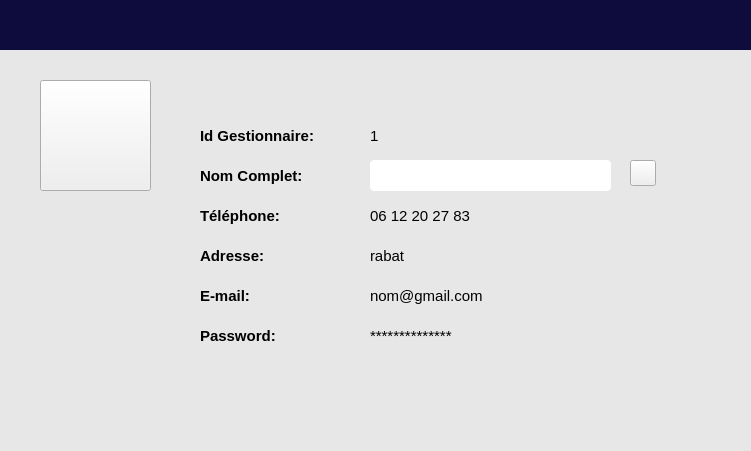
<?xml version="1.0" encoding="UTF-8"?>
<ui version="4.0">
 <class>Form</class>
 <widget class="QWidget" name="Form">
  <property name="geometry">
   <rect>
    <x>0</x>
    <y>0</y>
    <width>751</width>
    <height>451</height>
   </rect>
  </property>
  <property name="windowTitle">
   <string>Form</string>
  </property>
  <widget class="QLabel" name="label_2">
   <property name="geometry">
    <rect>
     <x>0</x>
     <y>0</y>
     <width>751</width>
     <height>51</height>
    </rect>
   </property>
   <property name="styleSheet">
    <string notr="true">background-color:rgb(13,12,60)</string>
   </property>
   <property name="text">
    <string/>
   </property>
  </widget>
  <widget class="QLabel" name="nmtextfield">
   <property name="geometry">
    <rect>
     <x>0</x>
     <y>50</y>
     <width>751</width>
     <height>451</height>
    </rect>
   </property>
   <property name="styleSheet">
    <string notr="true">background-color:rgb(231, 231, 231)</string>
   </property>
   <property name="text">
    <string/>
   </property>
  </widget>
  <widget class="QPushButton" name="pushButton">
   <property name="geometry">
    <rect>
     <x>40</x>
     <y>80</y>
     <width>111</width>
     <height>111</height>
    </rect>
   </property>
   <property name="autoFillBackground">
    <bool>false</bool>
   </property>
   <property name="styleSheet">
    <string notr="true">background-image:url(:/newPrefix/icons8-personne-homme-100.png);
background-color:url(icons8-personne-homme-40.png);
background-repeat: no-repeat;</string>
   </property>
   <property name="text">
    <string/>
   </property>
  </widget>
  <widget class="QLabel" name="label_11">
   <property name="geometry">
    <rect>
     <x>200</x>
     <y>280</y>
     <width>101</width>
     <height>31</height>
    </rect>
   </property>
   <property name="font">
    <font>
     <pointsize>11</pointsize>
     <weight>75</weight>
     <bold>true</bold>
    </font>
   </property>
   <property name="text">
    <string>E-mail:</string>
   </property>
  </widget>
  <widget class="QLabel" name="label_12">
   <property name="geometry">
    <rect>
     <x>200</x>
     <y>320</y>
     <width>101</width>
     <height>31</height>
    </rect>
   </property>
   <property name="font">
    <font>
     <pointsize>11</pointsize>
     <weight>75</weight>
     <bold>true</bold>
    </font>
   </property>
   <property name="text">
    <string>Password:</string>
   </property>
  </widget>
  <widget class="QLabel" name="label_9">
   <property name="geometry">
    <rect>
     <x>200</x>
     <y>240</y>
     <width>101</width>
     <height>31</height>
    </rect>
   </property>
   <property name="font">
    <font>
     <pointsize>11</pointsize>
     <weight>75</weight>
     <bold>true</bold>
    </font>
   </property>
   <property name="text">
    <string>Adresse:</string>
   </property>
  </widget>
  <widget class="QLabel" name="label_3">
   <property name="geometry">
    <rect>
     <x>200</x>
     <y>120</y>
     <width>121</width>
     <height>31</height>
    </rect>
   </property>
   <property name="font">
    <font>
     <pointsize>11</pointsize>
     <weight>75</weight>
     <bold>true</bold>
    </font>
   </property>
   <property name="text">
    <string>Id Gestionnaire:</string>
   </property>
  </widget>
  <widget class="QLabel" name="label_10">
   <property name="geometry">
    <rect>
     <x>200</x>
     <y>200</y>
     <width>111</width>
     <height>31</height>
    </rect>
   </property>
   <property name="font">
    <font>
     <pointsize>11</pointsize>
     <weight>75</weight>
     <bold>true</bold>
    </font>
   </property>
   <property name="text">
    <string>Téléphone:</string>
   </property>
  </widget>
  <widget class="QLabel" name="label_6">
   <property name="geometry">
    <rect>
     <x>200</x>
     <y>160</y>
     <width>111</width>
     <height>31</height>
    </rect>
   </property>
   <property name="font">
    <font>
     <pointsize>11</pointsize>
     <weight>75</weight>
     <bold>true</bold>
    </font>
   </property>
   <property name="text">
    <string>Nom Complet:</string>
   </property>
  </widget>
  <widget class="QLabel" name="idLabel">
   <property name="geometry">
    <rect>
     <x>370</x>
     <y>120</y>
     <width>131</width>
     <height>31</height>
    </rect>
   </property>
   <property name="font">
    <font>
     <pointsize>11</pointsize>
    </font>
   </property>
   <property name="text">
    <string>1</string>
   </property>
  </widget>
  <widget class="QLabel" name="teleLabel">
   <property name="geometry">
    <rect>
     <x>370</x>
     <y>200</y>
     <width>131</width>
     <height>31</height>
    </rect>
   </property>
   <property name="font">
    <font>
     <pointsize>11</pointsize>
    </font>
   </property>
   <property name="text">
    <string>06 12 20 27 83</string>
   </property>
  </widget>
  <widget class="QLabel" name="adresseLabel">
   <property name="geometry">
    <rect>
     <x>370</x>
     <y>240</y>
     <width>131</width>
     <height>31</height>
    </rect>
   </property>
   <property name="font">
    <font>
     <pointsize>11</pointsize>
    </font>
   </property>
   <property name="text">
    <string>rabat</string>
   </property>
  </widget>
  <widget class="QLabel" name="passLabel">
   <property name="geometry">
    <rect>
     <x>370</x>
     <y>320</y>
     <width>131</width>
     <height>31</height>
    </rect>
   </property>
   <property name="font">
    <font>
     <pointsize>11</pointsize>
    </font>
   </property>
   <property name="text">
    <string>**************</string>
   </property>
  </widget>
  <widget class="QLabel" name="emailLabel">
   <property name="geometry">
    <rect>
     <x>370</x>
     <y>280</y>
     <width>131</width>
     <height>31</height>
    </rect>
   </property>
   <property name="font">
    <font>
     <pointsize>11</pointsize>
    </font>
   </property>
   <property name="text">
    <string>nom@gmail.com</string>
   </property>
  </widget>
  <widget class="QLineEdit" name="lineEdit_2">
   <property name="geometry">
    <rect>
     <x>370</x>
     <y>160</y>
     <width>241</width>
     <height>31</height>
    </rect>
   </property>
   <property name="font">
    <font>
     <pointsize>13</pointsize>
    </font>
   </property>
   <property name="styleSheet">
    <string notr="true">border-radius:4px</string>
   </property>
  </widget>
  <widget class="QPushButton" name="pushButton_2">
   <property name="geometry">
    <rect>
     <x>630</x>
     <y>160</y>
     <width>26</width>
     <height>26</height>
    </rect>
   </property>
   <property name="styleSheet">
    <string notr="true">background-image:url(:/newPrefix/icons8-coche-23.png);</string>
   </property>
   <property name="text">
    <string/>
   </property>
  </widget>
 </widget>
 <resources>
  <include location="../ferf.qrc"/>
 </resources>
 <connections/>
</ui>
